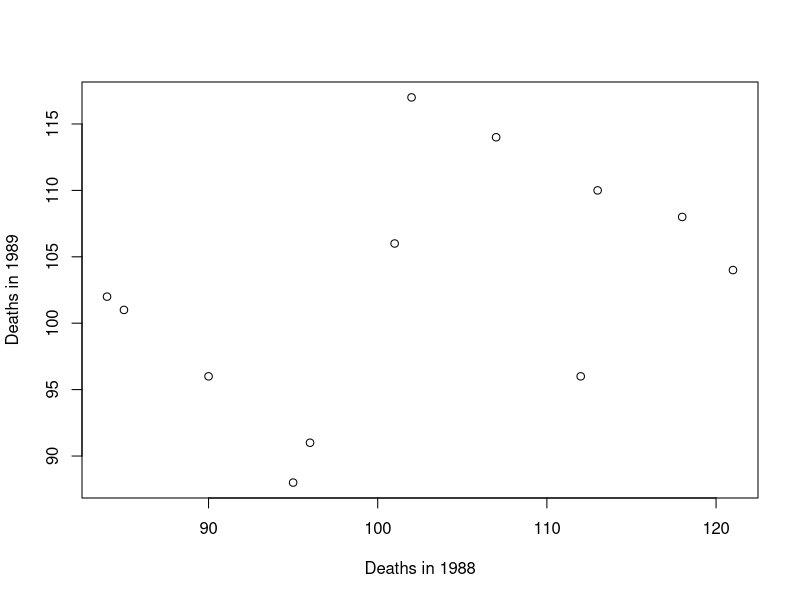

This figure's R source:
x<-c(121, 96, 85, 113, 102, 118, 90, 84, 107, 112, 95, 101)
y<-c(104, 91, 101, 110, 117, 108, 96, 102, 114, 96, 88, 106)

plot(x,y,xlab = "Deaths in 1988",ylab = "Deaths in 1989");

xbar = mean(x);
ybar= mean(y);
n= 12;

SxY = 0
for (i in 1:n){
  SxY = SxY + (x[i]*y[i]) - (xbar*ybar);
}

Sxx = 0;
for (i in 1:n){
  Sxx= Sxx + (x[i]*x[i]) - (xbar*xbar);
}

SYY = 0;
for (i in 1:n){
  SYY = SYY + (y[i]*y[i]) - (ybar*ybar);
}

B = SxY/Sxx;
A = ybar - (B*xbar);
cat("A is",A);
cat("B is",B)